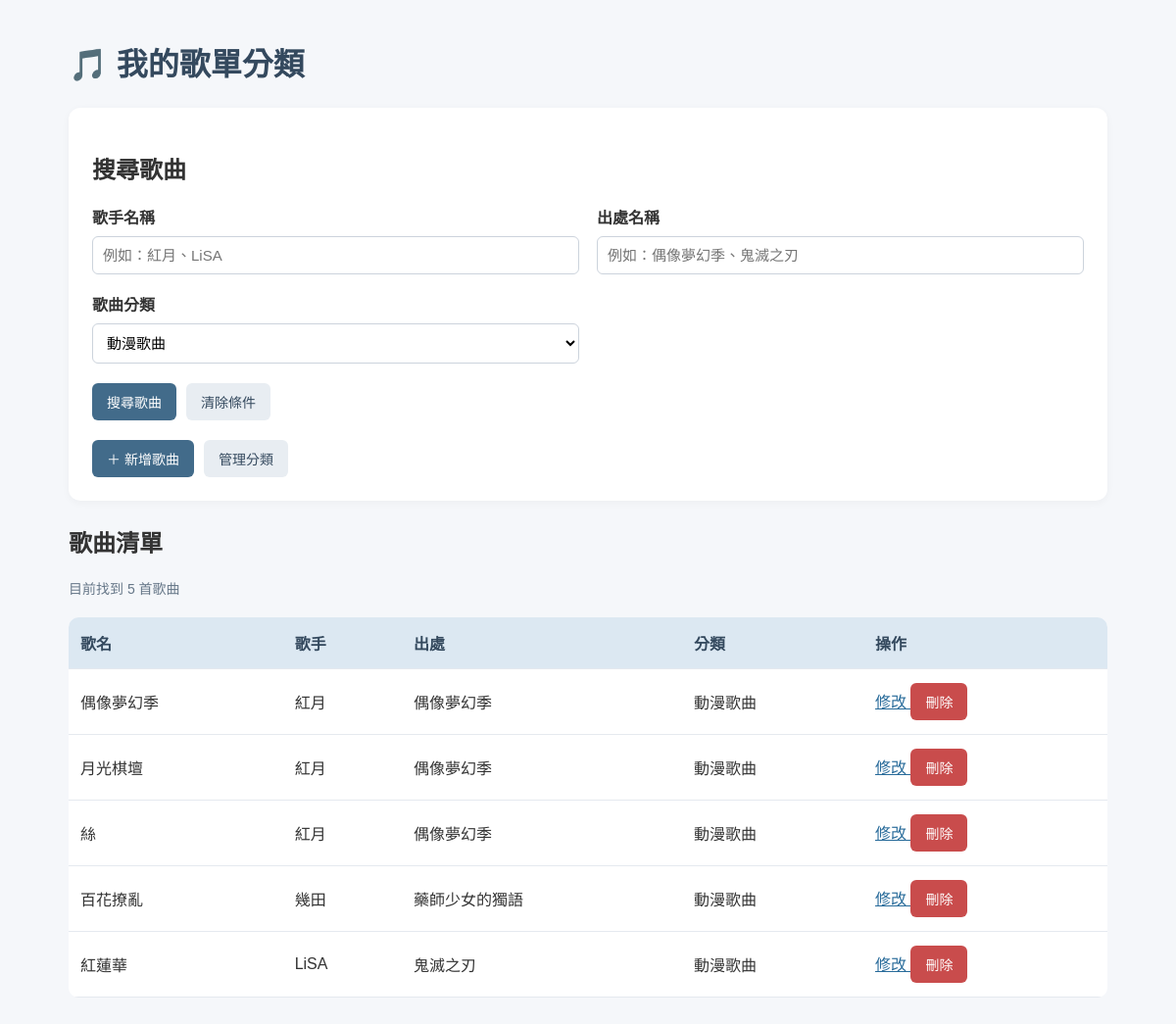
Screenshot of /?category_id=1 with the database file from the repository.
### tables this page shows
CREATE TABLE songs (
                id INTEGER PRIMARY KEY AUTOINCREMENT,
                title TEXT NOT NULL,
                artist TEXT NOT NULL,
                source TEXT NOT NULL,
                category_id INTEGER NOT NULL,
                FOREIGN KEY (category_id)
                    REFERENCES categories(id)
                    ON DELETE RESTRICT
            );

CREATE TABLE categories (
                id INTEGER PRIMARY KEY AUTOINCREMENT,
                name TEXT NOT NULL UNIQUE
            );

### app.py (the view)
@app.route("/")
def index():
    db = get_db()
    artist_keyword = request.args.get("artist", "").strip()
    source_keyword = request.args.get("source", "").strip()
    selected_category = request.args.get(
        "category_id", type=int
    )
    categories = db.execute(
        "SELECT * FROM categories ORDER BY name"
    ).fetchall()
    sql = """
        SELECT songs.*, categories.name AS category_name
        FROM songs
        JOIN categories ON songs.category_id = categories.id
        WHERE 1 = 1
    """
    params = []
    if artist_keyword:
        sql += " AND songs.artist LIKE ?"
        params.append(f"%{artist_keyword}%")
    if source_keyword:
        sql += " AND songs.source LIKE ?"
        params.append(f"%{source_keyword}%")
    if selected_category is not None:
        sql += " AND songs.category_id = ?"
        params.append(selected_category)
    sql += " ORDER BY songs.id DESC"
    songs = db.execute(sql, params).fetchall()
    print("目前搜尋條件：", artist_keyword, source_keyword, selected_category)
    print("首頁查詢結果：", [dict(song) for song in songs])
    return render_template(
        "index.html",
        songs=songs,
        categories=categories,
        selected_category=selected_category,
        artist_keyword=artist_keyword,
        source_keyword=source_keyword
    )

### app.py (called while the page is built)
def get_db():
    if "db" not in g:
        g.db = sqlite3.connect(DATABASE)
        g.db.row_factory = sqlite3.Row
        g.db.execute("PRAGMA foreign_keys = ON")
    return g.db

### templates/index.html (shortened to what this page needs)
<!DOCTYPE html>
<html lang="zh-TW">
<head>
</head>
<body>
    <h1>🎵 我的歌單分類</h1>
    <section class="toolbar">
        <h2>搜尋歌曲</h2>
        <form action="{{ url_for('index') }}" method="GET">
            <div class="search-grid">
                <div class="field">
                    <label for="artist">歌手名稱</label>
                    <input
                        type="text"
                        id="artist"
                        name="artist"
                        placeholder="例如：紅月、LiSA"
                        value="{{ artist_keyword or '' }}">
                </div>
                <div class="field">
                    <label for="source">出處名稱</label>
                    <input
                        type="text"
                        id="source"
                        name="source"
                        placeholder="例如：偶像夢幻季、鬼滅之刃"
                        value="{{ source_keyword or '' }}">
                </div>
                <div class="field">
                    <label for="category_id">歌曲分類</label>
                    <select name="category_id" id="category_id">
                        {% for category in categories %}
                            <option
                                value="{{ category.id }}"
                                {% if selected_category == category.id %}
                                    selected
                                {% endif %}>
                                {{ category.name }}
                            </option>
                        {% endfor %}
                    </select>
                </div>
            </div>
            <div class="toolbar-actions">
                <button type="submit">搜尋歌曲</button>
                <a class="link-button secondary"
                   href="{{ url_for('index') }}">清除條件</a>
            </div>
        </form>
        <div class="toolbar-actions">
            <a class="link-button"
               href="{{ url_for('add_song') }}">＋ 新增歌曲</a>
            <a class="link-button secondary"
               href="{{ url_for('manage_categories') }}">管理分類</a>
        </div>
    </section>
    <h2>歌曲清單</h2>
    <p class="song-count">目前找到 {{ songs|length }} 首歌曲</p>
    <div class="table-container">
        <table>
            <thead>
                <tr>
                    <th>歌名</th>
                    <th>歌手</th>
                    <th>出處</th>
                    <th>分類</th>
                    <th>操作</th>
                </tr>
            </thead>
            <tbody>
                {% for song in songs %}
                    <tr>
                        <td>{{ song.title }}</td>
                        <td>{{ song.artist }}</td>
                        <td>{{ song.source }}</td>
                        <td>{{ song.category_name }}</td>
                        <td class="operation">
                            <a class="edit-link"
                               href="{{ url_for('edit_song', song_id=song.id) }}">
                                修改
                            </a>
                            <form
                                action="{{ url_for('delete_song', song_id=song.id) }}"
                                method="POST"
                                style="display:inline"
                                onsubmit="return confirm('確定要刪除這首歌曲嗎？');">
                                <button
                                    type="submit"
                                    class="delete-button">
                                    刪除
                                </button>
                            </form>
                        </td>
                    </tr>
                {% else %}
                    <tr>
                        <td colspan="5" class="empty">
                            找不到符合條件的歌曲，請嘗試其他搜尋條件。
                        </td>
                    </tr>
                {% endfor %}
            </tbody>
        </table>
    </div>
</body>
</html>

### templates/index.html (style rules this page uses)
* { box-sizing: border-box; }
body { font-family: Arial, "Microsoft JhengHei", sans-serif; max-width: 1100px; margin: 40px auto; padding: 0 20px; background: #f5f7fa; color: #333; }
h1 { color: #34495e; }
.toolbar { margin: 24px 0; padding: 24px; background: white; border-radius: 12px; box-shadow: 0 2px 8px #0000000a; }
.search-grid { display: grid; grid-template-columns: repeat(2, minmax(0, 1fr)); gap: 18px; }
.field label { display: block; margin-bottom: 8px; font-weight: bold; }
input, select { width: 100%; padding: 10px; border: 1px solid #ccd3dc; border-radius: 6px; font-size: 15px; background: white; }
button, .link-button { display: inline-block; padding: 9px 15px; border: none; border-radius: 6px; background: #426b8a; color: white; text-decoration: none; font-size: 14px; cursor: pointer; }
.secondary { background: #e8edf2; color: #34495e; }
.toolbar-actions { display: flex; flex-wrap: wrap; gap: 10px; margin-top: 20px; align-items: center; }
.toolbar-actions a { text-decoration: none; }
.table-container { overflow-x: auto; background: white; border-radius: 10px; margin-top: 20px; }
table { width: 100%; min-width: 650px; border-collapse: collapse; }
th, td { border-bottom: 1px solid #e5e9ef; padding: 14px 12px; text-align: left; }
th { background: #dce8f2; color: #34495e; }
.operation { white-space: nowrap; }
.edit-link { color: #286b9a; }
.delete-button { background: #c94c4c; }
.song-count { color: #667788; font-size: 14px; }

### rows the page displays
songs: title "偶像夢幻季", artist "紅月", source "偶像夢幻季", category_name "動漫歌曲"
songs: title "月光棋壇", artist "紅月", source "偶像夢幻季", category_name "動漫歌曲"
songs: title "絲", artist "紅月", source "偶像夢幻季", category_name "動漫歌曲"
songs: title "百花撩亂", artist "幾田", source "藥師少女的獨語", category_name "動漫歌曲"
songs: title "紅蓮華", artist "LiSA", source "鬼滅之刃", category_name "動漫歌曲"

### other values shown
{{ songs|length }} "5"
form field category_id "動漫歌曲"
